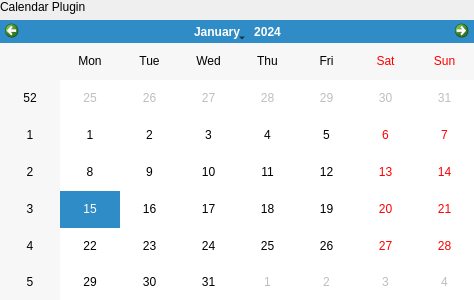
<?xml version="1.0" encoding="UTF-8"?>
<ui version="4.0">
 <class>SMManagerView</class>
 <widget class="QDialog" name="SMManagerView">
  <property name="geometry">
   <rect>
    <x>0</x>
    <y>0</y>
    <width>474</width>
    <height>300</height>
   </rect>
  </property>
  <property name="windowTitle">
   <string>Dialog</string>
  </property>
  <layout class="QVBoxLayout" name="verticalLayout">
   <property name="leftMargin">
    <number>0</number>
   </property>
   <property name="topMargin">
    <number>0</number>
   </property>
   <property name="rightMargin">
    <number>0</number>
   </property>
   <property name="bottomMargin">
    <number>0</number>
   </property>
   <item>
    <widget class="QLabel" name="label">
     <property name="text">
      <string>Calendar Plugin</string>
     </property>
    </widget>
   </item>
   <item>
    <widget class="QCalendarWidget" name="calendarWidget"/>
   </item>
  </layout>
 </widget>
 <resources/>
 <connections/>
</ui>
